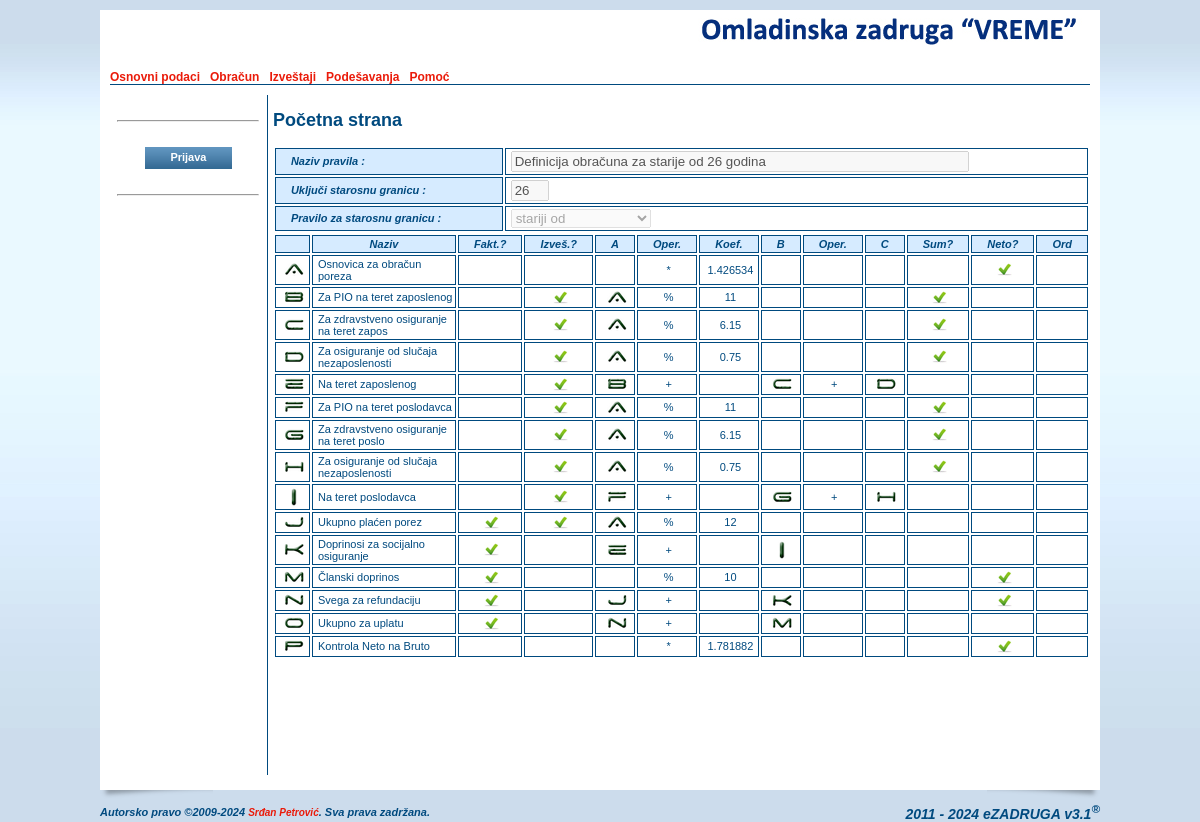
Page /parametarpregled.php?id=2 on the earlier database version.
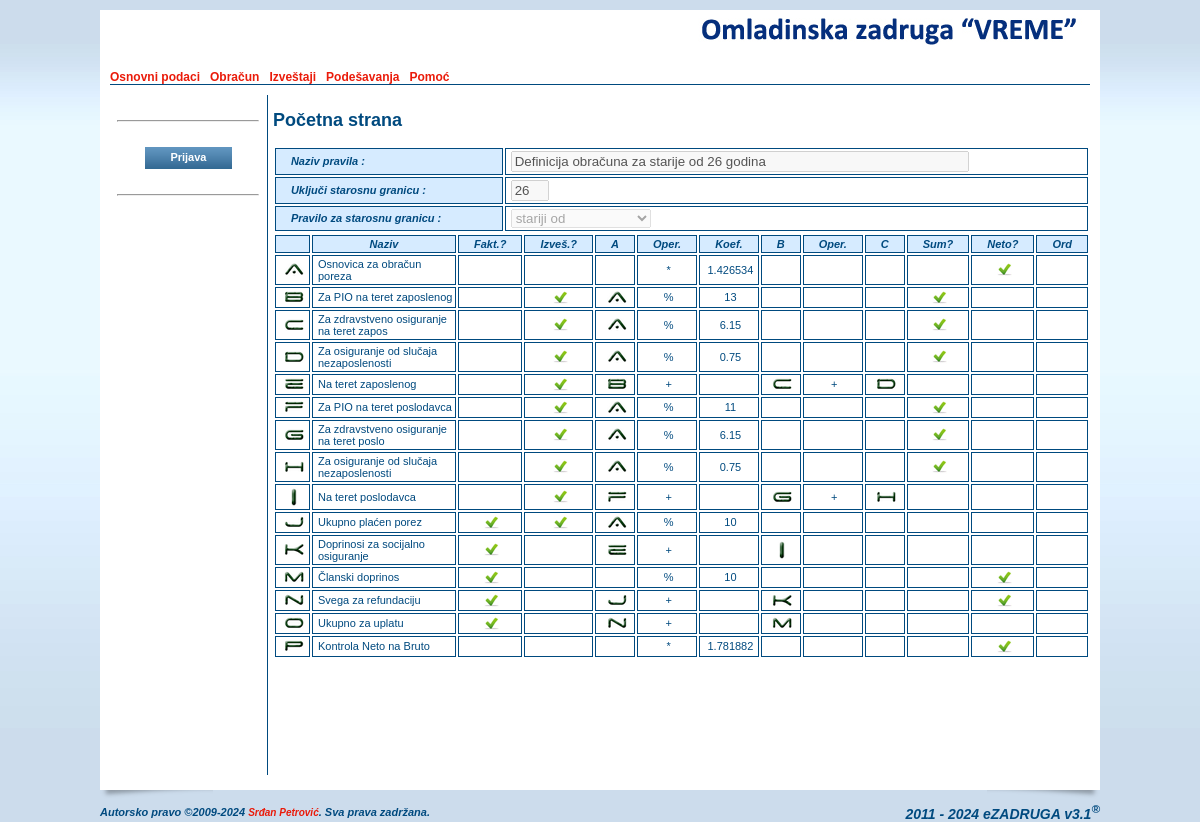
Same page on the later database version.
### tables this page shows
CREATE TABLE IF NOT EXISTS `oszinvoiceruledef` (
  `ID` int(11) NOT NULL AUTO_INCREMENT,
  `IDInvoiceRule` int(11) NOT NULL,
  `name` varchar(255) NOT NULL,
  `sort` tinyint(4) NOT NULL DEFAULT '0',
  `invoice` tinyint(4) NOT NULL DEFAULT '0',
  `report` tinyint(4) NOT NULL DEFAULT '0',
  `operator` varchar(1) NOT NULL,
  `input` int(11) NOT NULL DEFAULT '0',
  `inputVal` double NOT NULL DEFAULT '0',
  `inputY` int(11) NOT NULL DEFAULT '0',
  `operatorY` varchar(1) NOT NULL,
  `inputZ` int(11) NOT NULL DEFAULT '0',
  `contributesum` tinyint(4) NOT NULL DEFAULT '0',
  `inputnet` tinyint(4) NOT NULL DEFAULT '0',
  `control` tinyint(4) NOT NULL DEFAULT '0',
  PRIMARY KEY (`ID`),
  KEY `IDInvoiceRule` (`IDInvoiceRule`)
);

### parametarpregled.php (the view, shortened to what the changed rows need)
<?php
include_once('./header.php');
$id             = 0;
if (isset($_GET["id"])) $id = (int)$_GET["id"];
?>
              <h2><?=$GLOBALS["sectiontitle"];?></h2>
              <form name="frmEdit" method="POST" action="./parametarunos.php">
              <table cellpadding="2" cellspacing="2" border="0" class="table_edit" width="100%">
                <tr>
                  <th>Naziv pravila : </th>
                </tr>
                <tr>
                  <th>Uključi starosnu granicu : </th>
                </tr>
                <tr>
                  <th>Pravilo za starosnu granicu : </th>
                </tr>
              </table>
              </form>
<?
if ($id > 0) {
  $query = mysql_query(sprintf("SELECT * FROM oszinvoiceruledef WHERE IDInvoiceRule=%d ORDER BY sort", $id)) or die(mysql_error());
  $_Invoiceruledef = array();
  $affected = mysql_num_rows($query);
  $i = 1;
  while ($res = mysql_fetch_array($query)) {
    $_Invoiceruledef[$res["ID"]] = array (
      "name"          => $res["name"],
      "sort"          => $res["sort"],
      "invoice"       => $res["invoice"],
      "report"        => $res["report"],
      "operator"      => $res["operator"],
      "input"         => $res["input"],
      "inputVal"      => $res["inputVal"],
      "inputY"        => $res["inputY"],
      "operatorY"     => $res["operatorY"],
      "inputZ"        => $res["inputZ"],
      "contributesum" => $res["contributesum"],
      "inputnet"      => $res["inputnet"],
      "image"         => "./images/signs/letther_".$i."_resize.png"
    );
    $i++;
  }
  if ($affected > 0) {
?>
              <table cellpadding="2" cellspacing="2" border="0" class="table_browse" width="100%">
                <tr>
                  <th>&nbsp;</th>
                  <th>Naziv</th>
                  <th>Fakt.?</th>
                  <th>Izveš.?</th>
                  <th>A</th>
                  <th>Oper.</th>
                  <th>Koef.</th>
                  <th>B</th>
                  <th>Oper.</th>
                  <th>C</th>
                  <th>Sum?</th>
                  <th>Neto?</th>
                  <th>Ord</th>
                </tr>
<? $started = true; $current = 0; foreach ($_Invoiceruledef AS $key => $res) { $current++; ?>
                <tr>
                  <td align="center" valign="middle"><img src="<?=$res["image"];?>" alt="<?=$res["name"];?>" title="<?=$res["name"];?>" /></td>
                  <td><?=substr($res["name"], 0, 40);?></td>
                  <td align="center" valign="middle"><? if ($res["invoice"]) { ?> <img src="./images/form/att.jpg" /><? } else echo '&nbsp;'; ?></td>
                  <td align="center" valign="middle"><? if ($res["report"]) { ?> <img src="./images/form/att.jpg" /><? } else echo '&nbsp;'; ?></td>
                  <td align="center" valign="middle"><? if ($res["input"] > 0) { ?>
                    <img src="<?=$_Invoiceruledef[$res["input"]]["image"];?>" alt="<?=$_Invoiceruledef[$res["input"]]["name"];?>" title="<?=$_Invoiceruledef[$res["input"]]["name"];?>"/>
                    <? } else echo '&nbsp;'; ?></td>
                  <td align="center" valign="middle"><?if (strlen(trim($res["operator"])) > 0) echo $res["operator"]; else echo '&nbsp;'; ?></td>
                  <td align="center" valign="middle"><?if ($res["inputVal"] > 0) echo $res["inputVal"]; else echo '&nbsp;'; ?></td>
                  <td align="center" valign="middle"><? if ($res["inputY"] > 0) { ?>
                    <? } else echo '&nbsp;'; ?></td>
                  <td align="center" valign="middle"><?if ($res["operatorY"] != "") echo $res["operatorY"]; else echo '&nbsp;'; ?></td>
                  <td align="center" valign="middle"d><? if ($res["inputZ"] > 0) { ?>
                    <? } else echo '&nbsp;'; ?></td>
                  <td align="center" valign="middle"><? if ($res["contributesum"]) { ?> <img src="./images/form/att.jpg" /><? } else echo '&nbsp;'; ?> </td>
                  <td align="center" valign="middle"><? if ($res["inputnet"]) { ?> <img src="./images/form/att.jpg" /><? } else echo '&nbsp;'; ?> </td>
                  <td align="center" valign="middle">
                  </td>
                </tr>
<? } ?>
              </table>
<?
  }
} ?>
<?php
include_once('./footer.php');
?>

Differences in the rows shown:
changed oszinvoiceruledef "Za PIO na teret zaposlenog": inputVal "11" → "13"
changed oszinvoiceruledef "Ukupno plaćen porez": inputVal "12" → "10"
